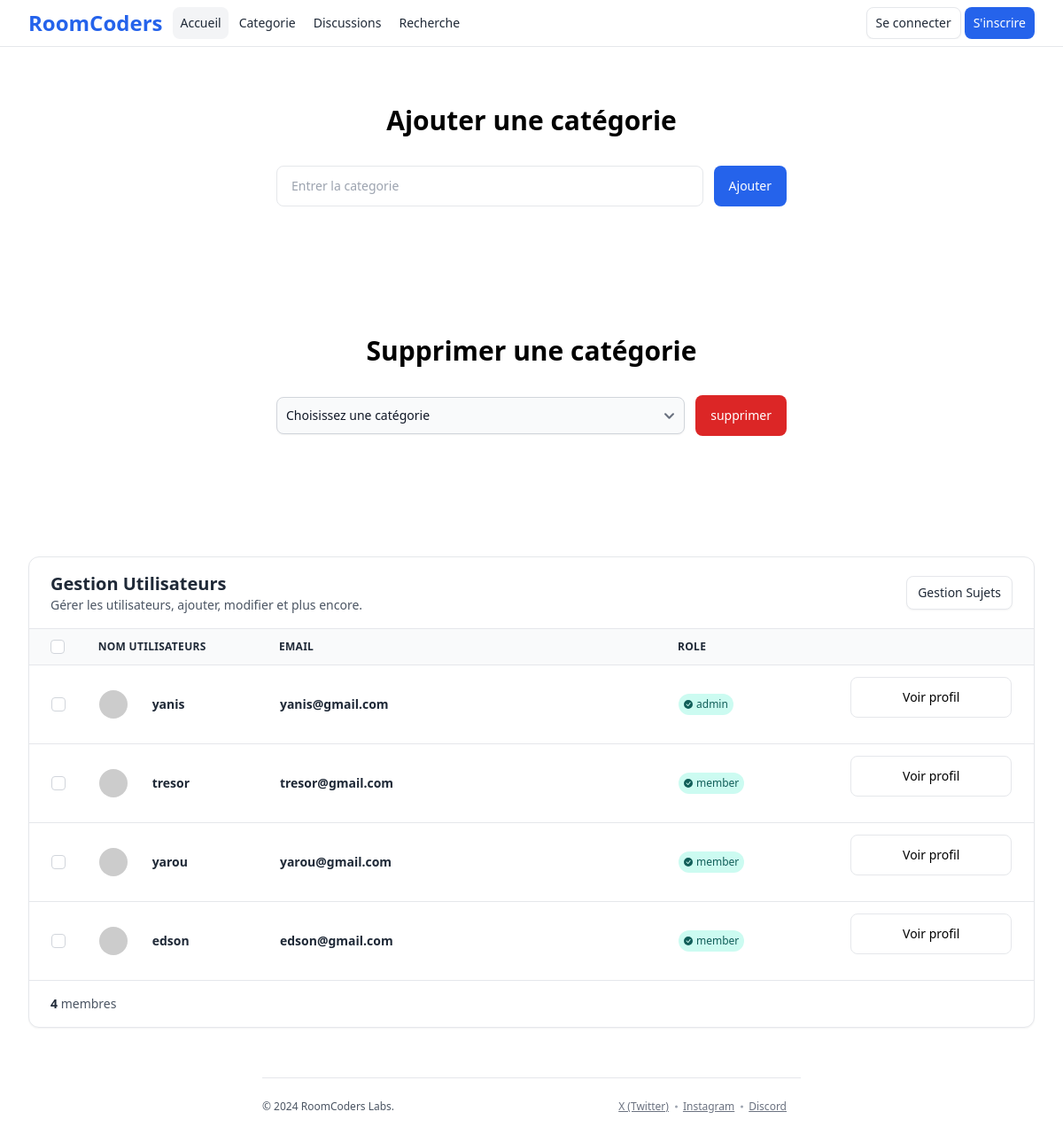
Page /dashboard.php on the committed database.
### tables this page shows
CREATE TABLE `users` (
  `id` int NOT NULL,
  `username` varchar(50) NOT NULL,
  `email` varchar(100) NOT NULL,
  `password` varchar(255) NOT NULL,
  `role` enum('member','moderator','admin') DEFAULT 'member',
  `created_at` timestamp NULL DEFAULT CURRENT_TIMESTAMP
);

### manage_users.php (called while the page is built, shortened)
<?php
include_once 'CONFIG/db.php';
$query = "SELECT * FROM users";
$stmt_users = $pdo->prepare($query);
$stmt_users->execute();
$utilisateurs = $stmt_users->fetchAll(PDO::FETCH_ASSOC);
?>

### dashboard.php (the view, shortened to what this page needs)
<?php include_once 'INCLUDES/head.php' ?>
<?php include_once 'manage_users.php' ?>
<?php include_once 'INCLUDES/header.php' ?>
<div class="max-w-6xl px-4 py-10 mx-auto sm:px-6 lg:px-8 lg:py-16">
  <div class="max-w-xl mx-auto text-center">
    <div class="mb-5">
      <h2 class="text-2xl font-bold md:text-3xl md:leading-tight">Ajouter une catégorie</h2>
    </div>
    <form action="" method="post">
      <div class="flex flex-col items-center gap-2 mt-5 lg:mt-8 sm:flex-row sm:gap-3">
        <div class="w-full">
          <input type="text" id="hero-input" name="categorie" class="block w-full px-4 py-3 text-sm border-gray-200 rounded-lg focus:border-blue-500 focus:ring-blue-500 disabled:opacity-50 disabled:pointer-events-none" placeholder="Entrer la categorie">
        </div>
        <button type="submit" class="inline-flex items-center justify-center w-full px-4 py-3 text-sm font-medium text-white bg-blue-600 border border-transparent rounded-lg sm:w-auto whitespace-nowrap gap-x-2 hover:bg-blue-700 focus:outline-none focus:bg-blue-700 disabled:opacity-50 disabled:pointer-events-none">
          Ajouter
        </button>
      </div>
    </form>
  </div>
</div>
<div class="max-w-6xl px-4 py-10 mx-auto sm:px-6 lg:px-8 lg:py-16">
  <div class="max-w-xl mx-auto text-center">
    <div class="mb-5">
      <h2 class="text-2xl font-bold md:text-3xl md:leading-tight">Supprimer une catégorie</h2>
    </div>
    <form action="delete_category.php" method="post">
      <div class="flex flex-col items-center gap-2 mt-1 lg:mt-8 sm:flex-row sm:gap-3">
        <div class="w-full">
          <?php include_once 'getcategory.php'?>
        </div>
        <button type="submit" class="inline-flex items-center justify-center w-full px-4 py-3 text-sm font-medium text-white bg-red-600 border border-transparent rounded-lg sm:w-auto whitespace-nowrap gap-x-2 hover:bg-red-700 focus:outline-none focus:bg-red-700 disabled:opacity-50 disabled:pointer-events-none">
          supprimer
        </button>
      </div>
    </form>
  </div>
</div>
<div class="max-w-[85rem] px-4 py-10 sm:px-6 lg:px-8 lg:py-14 mx-auto">
  <div class="flex flex-col">
    <div class="-m-1.5 overflow-x-auto">
      <div class="p-1.5 min-w-full inline-block align-middle">
        <div class="overflow-hidden bg-white border border-gray-200 shadow-sm rounded-xl">
          <div class="grid gap-3 px-6 py-4 border-b border-gray-200 md:flex md:justify-between md:items-center">
            <div>
              <h2 class="text-xl font-semibold text-gray-800">
                Gestion Utilisateurs
              </h2>
              <p class="text-sm text-gray-600">
                Gérer les utilisateurs, ajouter, modifier et plus encore.
              </p>
            </div>
            <div>
              <div class="inline-flex gap-x-2">
                <a class="inline-flex items-center px-3 py-2 text-sm font-medium text-gray-800 bg-white border border-gray-200 rounded-lg shadow-sm gap-x-2 hover:bg-gray-50 disabled:opacity-50 disabled:pointer-events-none focus:outline-none focus:bg-gray-50" href="dashtopics.php">
                  Gestion Sujets
                </a>
              </div>
            </div>
          </div>
          <table class="min-w-full divide-y divide-gray-200">
            <thead class="bg-gray-50">
              <tr>
                <th scope="col" class="py-3 ps-6 text-start">
                  <label for="hs-at-with-checkboxes-main" class="flex">
                    <input type="checkbox" class="text-blue-600 border-gray-300 rounded shrink-0 focus:ring-blue-500 disabled:opacity-50 disabled:pointer-events-none" id="hs-at-with-checkboxes-main">
                  </label>
                </th>
                <th scope="col" class="py-3 ps-6 lg:ps-3 xl:ps-0 pe-6 text-start">
                  <div class="flex items-center gap-x-2">
                    <span class="text-xs font-semibold tracking-wide text-gray-800 uppercase">
                      Nom utilisateurs
                    </span>
                  </div>
                </th>
                <th scope="col" class="px-6 py-3 text-start">
                  <div class="flex items-center gap-x-2">
                    <span class="text-xs font-semibold tracking-wide text-gray-800 uppercase">
                      Email
                    </span>
                  </div>
                </th>
                <th scope="col" class="px-6 py-3 text-start">
                  <div class="flex items-center gap-x-2">
                    <span class="text-xs font-semibold tracking-wide text-gray-800 uppercase">
                      Role
                    </span>
                  </div>
                </th>
                <th scope="col" class="px-6 py-3 text-end"></th>
              </tr>
            </thead>
            <tbody class="divide-y divide-gray-200">
              <?php foreach ($utilisateurs as $utilisateur): ?>
                <tr>
                  <td class="size-px whitespace-nowrap">
                    <div class="py-3 ps-6">
                      <label for="hs-at-with-checkboxes-<?php echo $utilisateur['id']; ?>" class="flex">
                        <input type="checkbox" class="text-blue-600 border-gray-300 rounded shrink-0 focus:ring-blue-500 disabled:opacity-50 disabled:pointer-events-none" id="hs-at-with-checkboxes-<?php echo $utilisateur['id']; ?>">
                      </label>
                    </div>
                  </td>
                  <td class="size-px whitespace-nowrap">
                    <div class="py-3 ps-6 lg:ps-3 xl:ps-0 pe-6">
                      <div class="flex items-center gap-x-3">
                        <img class="w-8 h-8 mr-4 rounded-full" src="https://ui-avatars.com/api/?name=<?= urlencode($utilisateur['username']) ?>&background=random" alt="<?= htmlspecialchars($utilisateur['username']) ?>">
                        <div class="grow">
                          <span class="block text-sm font-semibold text-gray-800"><?php echo htmlspecialchars($utilisateur['username']); ?></span>
                        </div>
                      </div>
                    </div>
                  </td>
                  <td class="h-px w-72 whitespace-nowrap">
                    <div class="px-6 py-3">
                      <span class="block text-sm font-semibold text-gray-800"><?php echo htmlspecialchars($utilisateur['email']); ?></span>
                    </div>
                  </td>
                  <td class="size-px whitespace-nowrap">
                    <div class="px-6 py-3">
                      <span class="py-1 px-1.5 inline-flex items-center gap-x-1 text-xs font-medium bg-teal-100 text-teal-800 rounded-full">
                        <?php echo htmlspecialchars($utilisateur['role']); ?>
                      </span>
                    </div>
                  </td>
                  <td class="size-px whitespace-nowrap">
                    <div class="px-6 py-3">
                      <form action="profile2.php?id<?php echo $utilisateur['id']; ?>" method="POST">
                        <span>
                          <input type="submit" class="block w-full px-4 py-3 text-sm border border-gray-200 rounded-lg focus:border-blue-500 focus:ring-blue-500 disabled:opacity-50 disabled:pointer-events-none" value="Voir profil"></input>
                        </span>
                      </form>
                    </div>
                  </td>
                </tr>
              <?php endforeach; ?>
            </tbody>
          </table>
            <?php
            $query = "SELECT COUNT(*) as total FROM users";
            $stmt = $pdo->query($query);
            $total_users = $stmt->fetch()['total'];
            ?>
            <div class="grid gap-3 px-6 py-4 border-t border-gray-200 md:flex md:justify-between md:items-center">
              <div>
                <p class="text-sm text-gray-600">
                  <span class="font-semibold text-gray-800"><?php echo $total_users ?></span> membres
                </p>
              </div>
            </div>
        </div>
      </div>
    </div>
  </div>
</div>
<?php include_once('INCLUDES/footer.php'); ?>

### INCLUDES/head.php (shortened to what this page needs)
<head>
  <script src="https://cdn.tailwindcss.com"></script>
  <link href="https://cdn.jsdelivr.net/npm/flowbite@2.5.1/dist/flowbite.min.css" rel="stylesheet" />
</head>

### INCLUDES/header.php (shortened to what this page needs)
<header class="z-50 flex flex-wrap w-full bg-white border-b border-gray-200 md:justify-start md:flex-nowrap">
  <nav class="relative max-w-[85rem] w-full mx-auto md:flex md:items-center md:justify-between md:gap-3 py-2 px-4 sm:px-6 lg:px-8">
    <div class="flex items-center justify-between gap-x-1">
      <a class="flex-none text-2xl font-semibold text-blue-600 focus:outline-none focus:opacity-80" href="index.php" aria-label="Brand">RoomCoders</a>
    </div>
    <div id="hs-header-base" class="hidden overflow-hidden transition-all duration-300 hs-collapse basis-full grow md:block" aria-labelledby="hs-header-base-collapse">
      <div class="overflow-hidden overflow-y-auto max-h-[75vh] [&::-webkit-scrollbar]:w-2 [&::-webkit-scrollbar-thumb]:rounded-full [&::-webkit-scrollbar-track]:bg-gray-100 [&::-webkit-scrollbar-thumb]:bg-gray-300">
        <div class="py-2 md:py-0 flex flex-col md:flex-row md:items-center gap-0.5 md:gap-1">
          <div class="grow">
            <div class="flex flex-col md:flex-row md:items-center gap-0.5 md:gap-1">
              <a class="flex items-center p-2 text-sm text-gray-800 bg-gray-100 rounded-lg hover:bg-gray-100 focus:outline-none focus:bg-gray-100" href="index.php" aria-current="page">
                Accueil
              </a>
              <a class="flex items-center p-2 text-sm text-gray-800 rounded-lg hover:bg-gray-100 focus:outline-none focus:bg-gray-100" href="categories.php">
                Categorie
              </a>
              <a class="flex items-center p-2 text-sm text-gray-800 rounded-lg hover:bg-gray-100 focus:outline-none focus:bg-gray-100" href="discussion.php">
                Discussions
              </a>
              <a class="flex items-center p-2 text-sm text-gray-800 rounded-lg hover:bg-gray-100 focus:outline-none focus:bg-gray-100" href="/searchtopics.php">
                Recherche
              </a>
            </div>
          </div>
          <?php if (isset($_SESSION['user_id'])): ?>
            <a class="py-[7px] px-2.5 inline-flex items-center font-medium text-sm rounded-lg border border-gray-200 bg-white text-gray-800 shadow-sm hover:bg-gray-50 disabled:opacity-50 disabled:pointer-events-none focus:outline-none focus:bg-gray-100" href="logout.php">
              <img src="/logout.png" alt="se deconnecter">
            </a>
            <a href=""><img class="w-8 h-8 mr-4 rounded-full" src="https://ui-avatars.com/api/?name=<?= urlencode($_SESSION['username']) ?>&background=random" alt="<?= htmlspecialchars($_SESSION['username']) ?>"></a>
          <?php else: ?>
            <a class="py-[7px] px-2.5 inline-flex items-center font-medium text-sm rounded-lg border border-gray-200 bg-white text-gray-800 shadow-sm hover:bg-gray-50 disabled:opacity-50 disabled:pointer-events-none focus:outline-none focus:bg-gray-100" href="login.php">
              Se connecter
            </a>
            <a class="py-2 px-2.5 inline-flex items-center font-medium text-sm rounded-lg bg-blue-600 text-white hover:bg-blue-700 focus:outline-none focus:bg-blue-700 disabled:opacity-50 disabled:pointer-events-none" href="register.php">
              S'inscrire
            </a>
          <?php endif; ?>
        </div>
      </div>
    </div>
  </nav>
</header>

### getcategory.php (shortened to what this page needs)
<?php
              $query = "SELECT id, name, description FROM categories ORDER BY name ASC";
              try {
                  $stmt = $pdo->prepare($query);
                  $stmt->execute();
                  $categories = $stmt->fetchAll(PDO::FETCH_ASSOC);
              } catch(PDOException $e) {
                  $error = $e->getMessage();
              }
              ?>
              <?php if (isset($categories) && $categories): ?>
                  <select id='category' name='category' class='block w-full p-2.5 text-sm text-gray-900 bg-gray-50 rounded-lg border border-gray-300 shadow-sm focus:ring-primary-500 focus:border-primary-500'>
                      <option selected disabled>Choisissez une catégorie</option>
                  </select>
              <?php elseif (isset($categories)): ?>
                  <p class='text-sm text-gray-500'>Aucune catégorie trouvée.</p>
              <?php else: ?>
                  <p class='text-sm text-red-500'>Erreur lors de la récupération des catégories : <?= htmlspecialchars($error) ?></p>
              <?php endif; ?>

### INCLUDES/footer.php
<footer class="w-full max-w-2xl mx-auto px-4 sm:px-6 lg:px-8">
  <div class="py-6 border-t border-gray-200">
    <div class="flex flex-wrap justify-between items-center gap-2">
      <div>
        <p class="text-xs text-gray-600">
          © 2024 RoomCoders Labs.
        </p>
      </div>
      <ul class="flex flex-wrap items-center">
        <li class="inline-block relative pe-4 text-xs last:pe-0 last-of-type:before:hidden before:absolute before:top-1/2 before:end-1.5 before:-translate-y-1/2 before:size-[3px] before:rounded-full before:bg-gray-400">
          <a class="text-xs text-gray-500 underline hover:text-gray-800 hover:decoration-2 focus:outline-none focus:decoration-2" href="#">
            X (Twitter)
          </a>
        </li>
        <li class="inline-block relative pe-4 text-xs last:pe-0 last-of-type:before:hidden before:absolute before:top-1/2 before:end-1.5 before:-translate-y-1/2 before:size-[3px] before:rounded-full before:bg-gray-400">
          <a class="text-xs text-gray-500 underline hover:text-gray-800 hover:decoration-2 focus:outline-none focus:decoration-2" href="#">
            Instagram
          </a>
        </li>
        <li class="inline-block pe-4 text-xs">
          <a class="text-xs text-gray-500 underline hover:text-gray-800 hover:decoration-2 focus:outline-none focus:decoration-2" href="#">
            Discord
          </a>
        </li>
      </ul>
    </div>
  </div>
</footer>

### rows in the picture
users: username "yanis", email "yanis@gmail.com", role "admin"
users: username "tresor", email "tresor@gmail.com", role "member"
users: username "yarou", email "yarou@gmail.com", role "member"
users: username "edson", email "edson@gmail.com", role "member"

### other values in the picture
$total_users "4"
